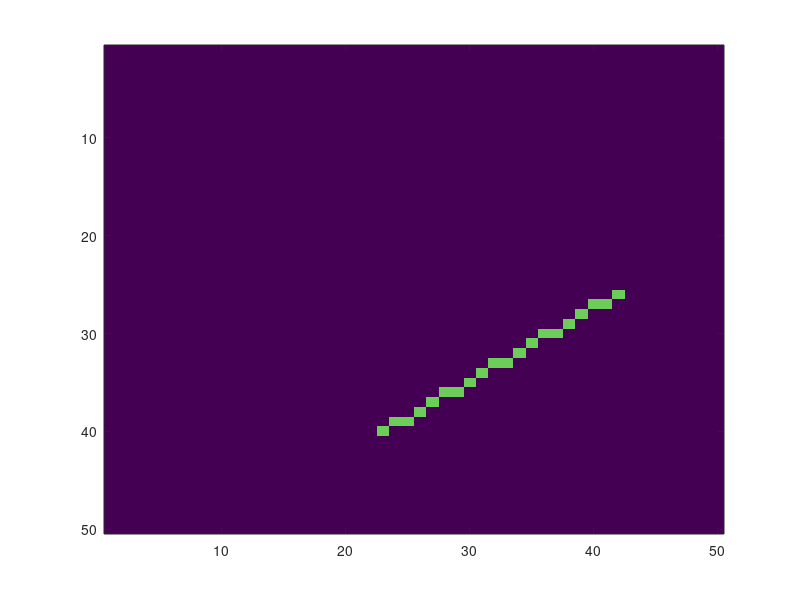

Reproduce this figure in MATLAB.
I = zeros(50,50);
value = 50;

    %40    23    10    12
    %10    12    26    42
    %26    42    40    23

x1 = 26; y1 = 42;
x2 = 40; y2 = 23;

dx = abs(x2-x1);
dy = abs(y2-y1);

reverse = (dy > dx);
if(reverse)
    d=x1; x1=y1; y1=d;
    d=x2; x2=y2; y2=d;
    d=dx; dx=dy; dy=d;
end

incX = sign(x2-x1); %(x2>x1) ? 1 : -1
incY = sign(y2-y1);

% d0 = 2dy-dx
p = 2*dy - dx;
y = y1;
for x = x1:incX:x2 
    if(reverse)
        I(y,x) = value;
    else 
        I(x,y) = value;
    end
    yDiff = max(sign(p), 0)*incY; %(p>0): incY:0;
    disp([x, y, yDiff, p])
    y = y + yDiff;
    p = p + 2*dy - 2*dx*abs(yDiff);
end

image(I)